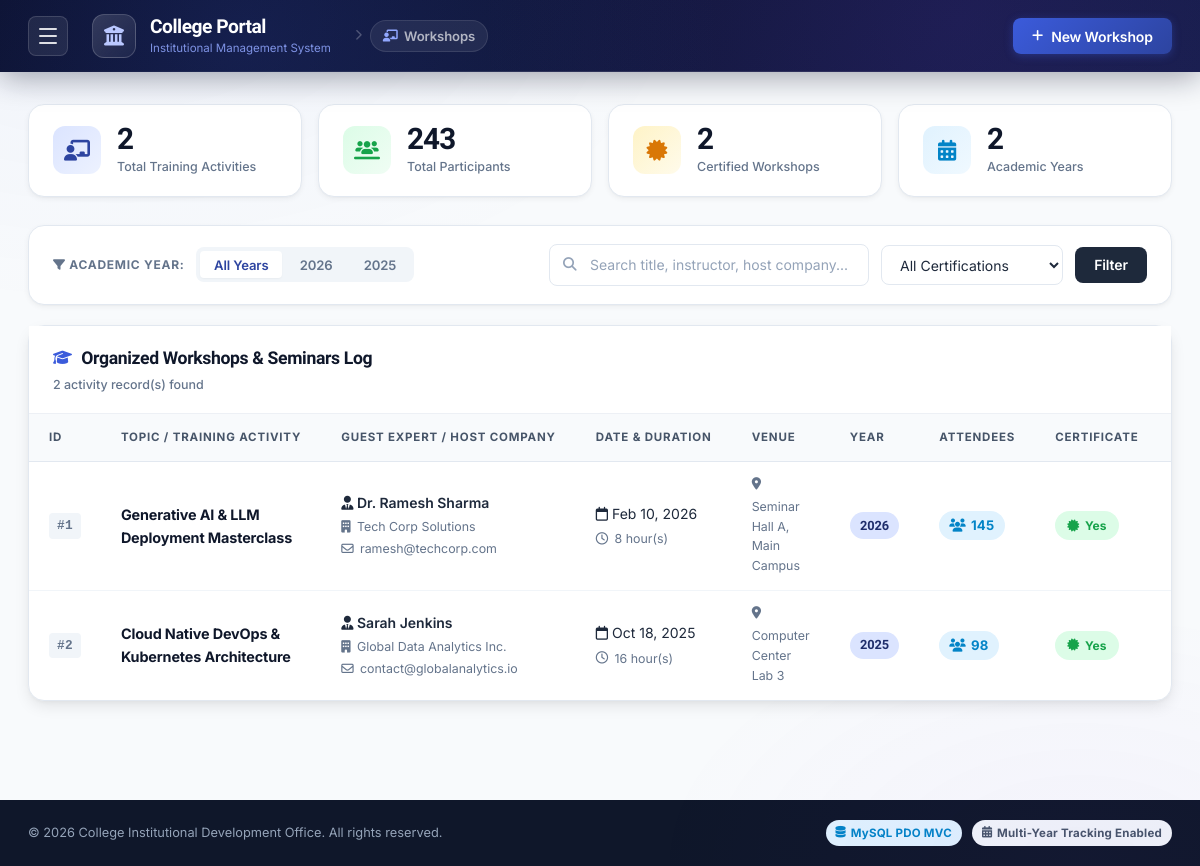
/index.php?module=workshop, run on the app's committed database.
### tables this page shows
CREATE TABLE IF NOT EXISTS `workshops` (
  `id` INT AUTO_INCREMENT PRIMARY KEY,
  `title` VARCHAR(255) NOT NULL,
  `instructor_name` VARCHAR(150) DEFAULT NULL,
  `company_name` VARCHAR(255) DEFAULT NULL,
  `instructor_email` VARCHAR(150) DEFAULT NULL,
  `venue` VARCHAR(255) DEFAULT NULL,
  `held_on` DATE NOT NULL,
  `duration` INT DEFAULT 1,
  `description` TEXT DEFAULT NULL,
  `certificate` TINYINT(1) DEFAULT 0,
  `total_participants` INT DEFAULT 0,
  `academic_year` INT NOT NULL,
  `report_file` VARCHAR(255) DEFAULT NULL,
  `created_at` DATETIME DEFAULT CURRENT_TIMESTAMP,
  `updated_at` DATETIME DEFAULT CURRENT_TIMESTAMP ON UPDATE CURRENT_TIMESTAMP,
  INDEX (`academic_year`),
  INDEX (`held_on`)
);

### views/workshop/index.php (the view, shortened to what the rows shown need)
<div class="container">
    <div class="card table-card">
        <div class="card-header">
            <div class="card-title">
                <h2><i class="fa-solid fa-graduation-cap"></i> Organized Workshops & Seminars Log</h2>
            </div>
        </div>
        <div class="table-responsive">
            <table class="data-table">
                <thead>
                    <tr>
                        <th style="width: 50px;">ID</th>
                        <th>Topic / Training Activity</th>
                        <th>Guest Expert / Host Company</th>
                        <th>Date & Duration</th>
                        <th>Venue</th>
                        <th>Year</th>
                        <th>Attendees</th>
                        <th>Certificate</th>
                        <th>Summary Report</th>
                    </tr>
                </thead>
                <tbody>
                    <?php if (empty($workshops)): ?>
                        <tr>
                            <td colspan="10" class="text-center py-5">
                                <div class="empty-state">
                                    <i class="fa-solid fa-chalkboard-user empty-icon"></i>
                                    <h3>No Workshops Found</h3>
                                    <p>No workshop or seminar activity matches your filter criteria.</p>
                                    <button class="btn btn-primary mt-3" onclick="openAddWorkshopModal()">
                                        <i class="fa-solid fa-plus"></i> Add New Workshop
                                    </button>
                                </div>
                            </td>
                        </tr>
                    <?php else: ?>
                        <?php foreach ($workshops as $ws): ?>
                            <tr>
                                <td><span class="mou-id">#<?= $ws['id'] ?></span></td>
                                <td>
                                    <div class="company-info">
                                        <span class="company-name"><?= htmlspecialchars($ws['title']) ?></span>
                                    </div>
                                </td>
                                <td>
                                    <div class="contact-details">
                                        <div class="contact-name"><i class="fa-solid fa-user-tie"></i> <?= htmlspecialchars($ws['instructor_name'] ?: 'N/A') ?></div>
                                        <?php if (!empty($ws['company_name'])): ?>
                                            <div class="contact-sub"><i class="fa-solid fa-building"></i> <?= htmlspecialchars($ws['company_name']) ?></div>
                                        <?php endif; ?>
                                        <?php if (!empty($ws['instructor_email'])): ?>
                                            <div class="contact-sub"><i class="fa-regular fa-envelope"></i> <?= htmlspecialchars($ws['instructor_email']) ?></div>
                                        <?php endif; ?>
                                    </div>
                                </td>
                                <td>
                                    <div class="date-badge">
                                        <i class="fa-regular fa-calendar"></i> <?= date('M d, Y', strtotime($ws['held_on'])) ?>
                                    </div>
                                    <div class="contact-sub mt-1" style="font-size:0.775rem;">
                                        <i class="fa-regular fa-clock"></i> <?= $ws['duration'] ?> hour(s)
                                    </div>
                                </td>
                                <td>
                                    <span class="contact-sub"><i class="fa-solid fa-location-dot"></i> <?= htmlspecialchars($ws['venue'] ?: 'Campus') ?></span>
                                </td>
                                <td>
                                    <span class="year-pill"><?= $ws['academic_year'] ?></span>
                                </td>
                                <td>
                                    <span class="badge badge-info" style="font-size:0.825rem;"><i class="fa-solid fa-users"></i> <?= number_format($ws['total_participants']) ?></span>
                                </td>
                                <td>
                                    <?php if ($ws['certificate']): ?>
                                        <span class="status-badge status-active"><i class="fa-solid fa-certificate"></i> Yes</span>
                                    <?php else: ?>
                                        <span class="status-badge status-expired"><i class="fa-solid fa-minus"></i> No</span>
                                    <?php endif; ?>
                                </td>
                                <td>
                                </td>
                            </tr>
                        <?php endforeach; ?>
                    <?php endif; ?>
                </tbody>
            </table>
        </div>
    </div>
</div>

### data on the page
workshops: id "1", title "Generative AI & LLM Deployment Masterclass", instructor_name "Dr. Ramesh Sharma", company_name "Tech Corp Solutions", instructor_email "ramesh@techcorp.com", held_on "Feb 10, 2026", duration "8", venue "Seminar Hall A, Main Campus", academic_year "2026", total_participants "145", certificate 1 (drawn)
workshops: id "2", title "Cloud Native DevOps & Kubernetes Architecture", instructor_name "Sarah Jenkins", company_name "Global Data Analytics Inc.", instructor_email "contact@globalanalytics.io", held_on "Oct 18, 2025", duration "16", venue "Computer Center Lab 3", academic_year "2025", total_participants "98", certificate 1 (drawn)

### other printed values
$stats['total_workshops'] "2"
$stats['total_participants'] "243"
$stats['certificate_count'] "2"
$stats['years_count'] "2"
$y "2026"
$y "2025"
count($workshops) "2"
